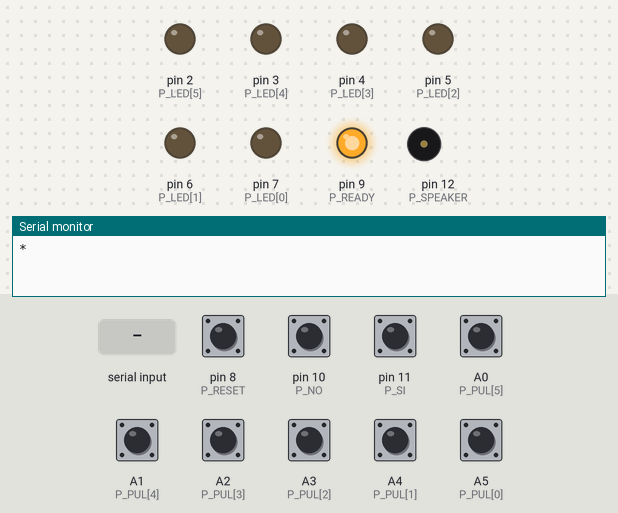
Bench run of a sketch on a simulated Arduino Uno, built with avr-gcc and run on an emulated ATmega328P. Shown: output pins drawn as LEDs (lit = HIGH), buzzer (waves = sounding), the last lines printed to the serial monitor. Inputs (shaded band) come from the test bench; at power-on: A0 (P_PUL[5]), A1 (P_PUL[4]), A2 (P_PUL[3]), A3 (P_PUL[2]), A4 (P_PUL[1]), A5 (P_PUL[0]), pin 8 (P_RESET), pin 10 (P_NO), pin 11 (P_SI) HIGH. EEPROM starts erased.

Above: at 3.6 s.
3.7 s: pin 10 (P_NO) pulled LOW for 0.15 s
At 3.95 s:
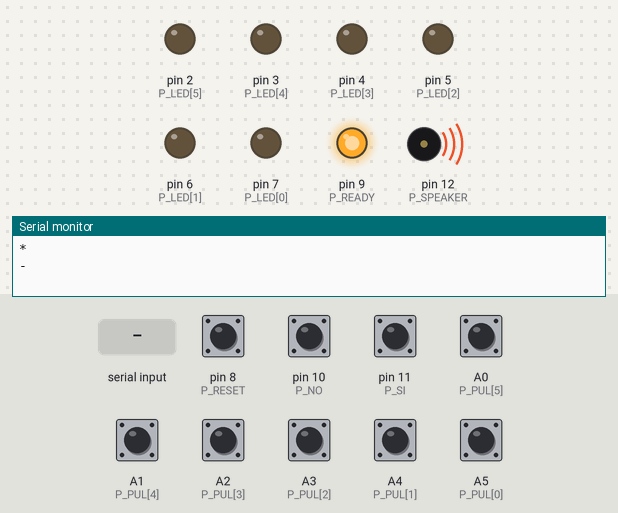
6.0 s: "R,45\n" received over Serial
At 7.3 s:
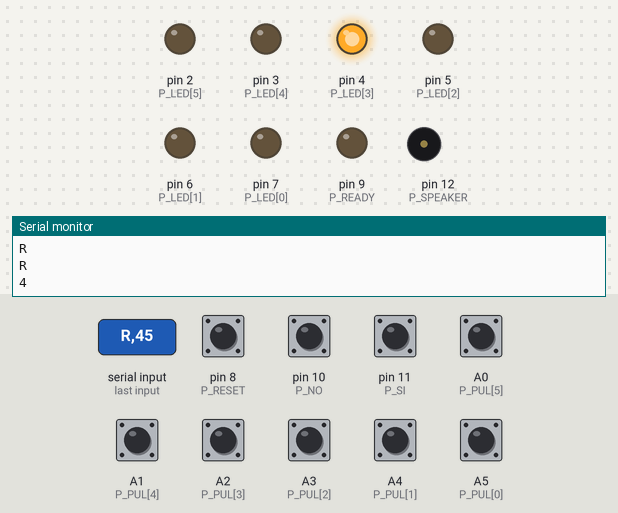
7.8 s: pin 11 (P_SI) pulled LOW for 1 s
At 8.04 s:
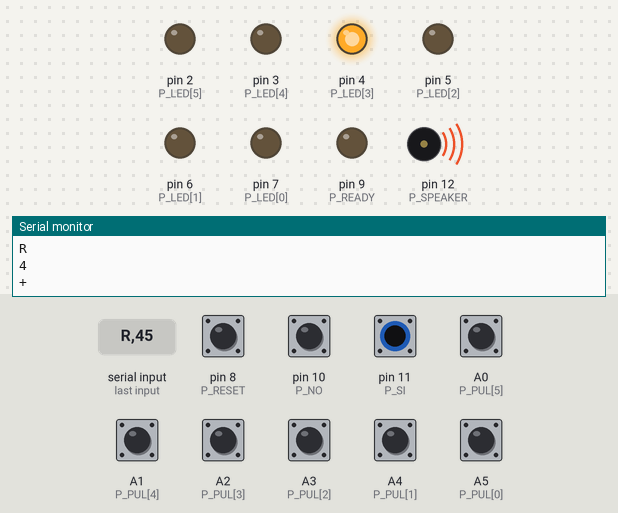
10.8 s: A0 (P_PUL[5]) pulled LOW for 0.15 s
At 11.8 s:
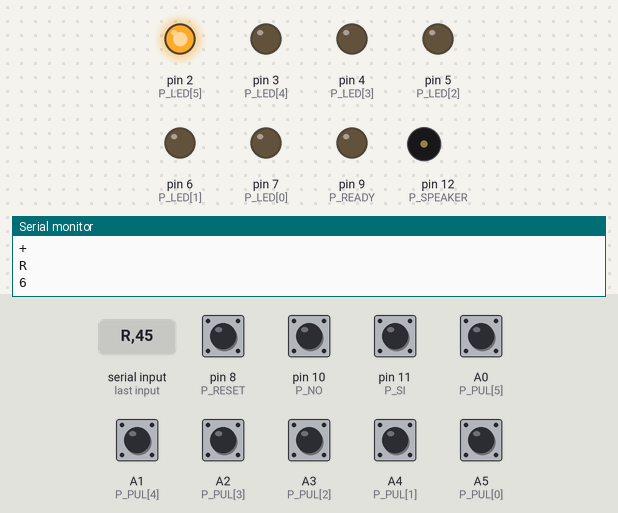
Timing chart, 0 to 13.8 s (numbered marks = the images above; inputs shaded):
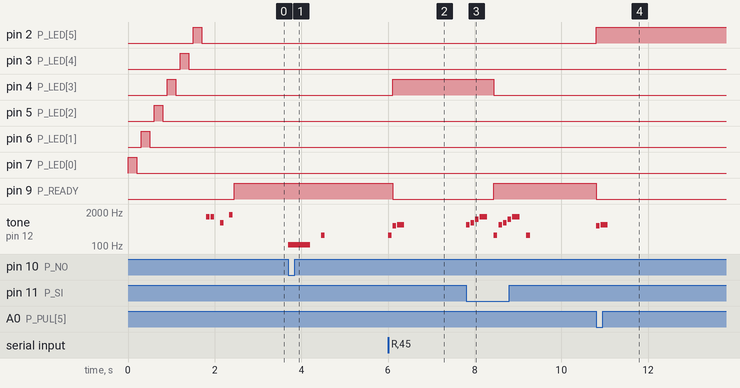

The sketch:

Quizzettino.ino
```cpp
// (licence header left out)
// ***************************************************
// CONFIGURAZIONE
// ***************************************************
// Pin di led e pulsanti
//                     VI BL VE GI AR RO
const byte P_LED[6] = { 7, 6, 5, 4, 3, 2};
const byte P_PUL[6] = {A5,A4,A3,A2,A1,A0};
const byte P_RESET = 8; // Pulsante di reset
const byte P_READY = 9; // Led che indica che è pronto a ricevere
const byte P_NO = 10;   // Pulsante rosso
const byte P_SI = 11;   // Pulsante verde
const byte P_SPEAKER =12; // Beeper

// Tempo per l'auto reset
const unsigned long AUTO_RESET = 4000;

// ***************************************************
// SUONI
// ***************************************************
#include "pitches.h"
// Suono all'accensione
const byte START_NOTE = 6;
int StartNote[] = {
    NOTE_E6, NOTE_E6, 0, NOTE_G5, 0, NOTE_G6
};
int StartTempo[] = {
    12, 12, 12, 12, 12, 12
};
// Suono del pulsante concorrente
const byte PULS_NOTES = 2;
int PulsNote[] = {
  NOTE_D5, NOTE_E5
};
int PulsTempo[] = {
  12, 6
};
// Suono del pulsante reset
const byte RESET_NOTES = 1;
int ResetNote[] = {
  NOTE_C4
};
int ResetTempo[] = {
  12
};
// Suono dei tasti SI e NO
const byte SI_NOTE = 5;
int SINote[] = {
    NOTE_E5, NOTE_G5, NOTE_C6, NOTE_E6, 0
};
int SITempo[] = {
    12, 12, 12, 6, 12
};
const byte NO_NOTE = 2;
int NONote[] = {
    NOTE_A2, 0
};
int NOTempo[] = {
    2, 12
};

// ***************************************************
// Gestione configurazione in EEPROM
// ***************************************************
#include <EEPROM.h>
// Indirizzi dei campi della EEPROM
const int E_SET = 0;        // Se la configurazione è stata salvata vale 1
const int E_AUTORESET = 1;  // bAutoReset
const int E_SUONI = 2;      // bSuoni

const int E_MAX = 2;        // Indirizzo massimo della zona di configurazione
// ***************************************************

// Auto reset (default = NO)
bool bAutoReset = false;
// Indica se emettere i suoni (default = SI)
bool bSuoni = true;

unsigned long tmrAutoReset = 0;
// ID pulsante acceso (1-6, 0=nessuno)
byte idAcceso = 0;
// Indica se è attivo un pulsante
bool bPremuto = false;

void setup()
{
  Serial.begin(115200);
  pinMode(P_RESET, INPUT_PULLUP);
  pinMode(P_NO, INPUT_PULLUP);
  pinMode(P_SI, INPUT_PULLUP);
  pinMode(P_READY, OUTPUT);
  digitalWrite(P_READY, LOW);
  pinMode(P_SPEAKER, OUTPUT);
  for (int i=0; i<6; ++i)
  {
  	pinMode(P_LED[i], OUTPUT);
    pinMode(P_PUL[i], INPUT_PULLUP);
    digitalWrite(P_LED[i],HIGH);
    delay(200);
    digitalWrite(P_LED[i],LOW);
    delay(100);
  }

  if (EEPROM.read(E_SET) == 255) EEPROM.write(E_SET, 0);

  // Leggo configurazione, se presente
  if (EEPROM.read(E_SET) == 1) {
    bAutoReset = (EEPROM.read(E_AUTORESET) == 1);
    bSuoni = (EEPROM.read(E_SUONI) == 1);
  }

  // Melodia all'accensione
  play(StartNote, START_NOTE, StartTempo);

  digitalWrite(P_READY, HIGH);
  Serial.println("*"); // Conferma attivazione
}

void WriteConfig() {
  // Flag configurazione salvata
  if (EEPROM.read(E_SET) == 0 || EEPROM.read(E_SET) == 255) EEPROM.write(E_SET, 1);
  // Scrive il valore solamente se cambiato
  if (EEPROM.read(E_AUTORESET) != bAutoReset) EEPROM.write(E_AUTORESET, bAutoReset ? 1: 0);
  if (EEPROM.read(E_SUONI) != bSuoni) EEPROM.write(E_SUONI, bSuoni ? 1: 0);
}

void EDump() {
  Serial.print("E");
  for (int a=0; a <= E_MAX; ++a) {
    Serial.print(EEPROM.read(a), HEX);
    Serial.print(";");
  }
  Serial.println();
}

void loop()
{
  // Flag per indicare l'azione richiesta (da pulsanti o da protocollo seriale)
  bool bClear = false; // Reset
  bool bSI = false;    // Pulsante SI (verde)
  bool bNO = false;    // Pulsante NO (rosso)
  if (Serial.available()) {
    char c = Serial.read();
    if (c != '\n' && c != '\r') {
      switch (c) {
        case 'R': // Comando reset
          bClear = true;
          break;
        case '1' ... '6':
          // Se non è già acceso un led accetto la richiesta
          if (idAcceso == 0) idAcceso = c - '0';
          break;
        case '+': // Suono SI
          bSI = true;
          break;
        case '-': // Suono NO
          bNO = true;
          break;

        // VALORI CONFIGURABILI
        case 'A': // Abilita auto reset
          Serial.println("A");
          bAutoReset = true;
          WriteConfig();
          break;
        case 'a': // Disabilita auto reset
          Serial.println("a");
          bAutoReset = false;
          WriteConfig();
          break;
        case 'S': // Abilita suoni
          Serial.println("S");
          bSuoni = true;
          WriteConfig();
          break;
        case 's': // Disabilita suoni
          Serial.println("s");
          bSuoni = false;
          WriteConfig();
          break;

        case '?': // Dump EEPROM
          EDump();
      }
    }
  }
  // Pulsante di reset
  if (digitalRead(P_RESET) == LOW) {
    bClear = true;
    delay(50);
    while(digitalRead(P_RESET) == LOW)
      delay(50);
  }
  // Auto reset?
  if (bAutoReset && tmrAutoReset > 0 && millis()-tmrAutoReset >= AUTO_RESET) {
    bClear = true;
  }

  if (digitalRead(P_SI) == LOW || bSI) {
    Serial.println("+");
    play(SINote, SI_NOTE, SITempo);
    bSI = false;
    // Il pulsante disattiva anche il LED del concorrente, se acceso
    bClear = true;
  }
  if (digitalRead(P_NO) == LOW || bNO) {
    Serial.println("-");
    play(NONote, NO_NOTE, NOTempo);
    bNO = false;
    // Il pulsante disattiva anche il LED del concorrente, se acceso
    bClear = true;
  }

  // Devo quindi resettare?
  if (bClear) {
    // Spegne tutti i led
  	for (int i=0; i<6; ++i)
  	  digitalWrite(P_LED[i], LOW);
	  idAcceso = 0;
    bClear = false;
    bPremuto = false;
    digitalWrite(P_READY, HIGH);
    Serial.println("R");
    play(ResetNote, RESET_NOTES, ResetTempo);
    tmrAutoReset = 0;
  }

  // Controllo se qualche concorrente ha premuto il pulsante
  if (!bPremuto) {
    for (int i=0; i<6; ++i)
    {
      if (digitalRead(P_PUL[i]) == LOW || idAcceso == i+1) {
        digitalWrite(P_LED[i], HIGH);
        digitalWrite(P_READY, LOW);
        Serial.println(i+1);
        // Suono pulsante
        play(PulsNote, PULS_NOTES, PulsTempo);
        bPremuto = true;
        if (bAutoReset > 0) tmrAutoReset = millis();
        break;
      }
    }
  }
}

void play(int melody[], int size, int tempo[]){
  if (!bSuoni) return;
  for (int thisNote = 0; thisNote < size; thisNote++) {
    int noteDuration = 1000/tempo[thisNote];
    tone(P_SPEAKER, melody[thisNote], noteDuration);
    int pauseBetweenNotes = noteDuration * 1.30;
    delay(pauseBetweenNotes);
    tone(P_SPEAKER, 0, noteDuration);
  }
}
```

pitches.h
```cpp
/*************************************************

 * Public Constants

 *************************************************/
#define NOTE_B0  31
#define NOTE_C1  33
#define NOTE_CS1 35
#define NOTE_D1  37
#define NOTE_DS1 39
#define NOTE_E1  41
#define NOTE_F1  44
#define NOTE_FS1 46
#define NOTE_G1  49
#define NOTE_GS1 52
#define NOTE_A1  55
#define NOTE_AS1 58
#define NOTE_B1  62
#define NOTE_C2  65
#define NOTE_CS2 69
#define NOTE_D2  73
#define NOTE_DS2 78
#define NOTE_E2  82
#define NOTE_F2  87
#define NOTE_FS2 93
#define NOTE_G2  98
#define NOTE_GS2 104
#define NOTE_A2  110
#define NOTE_AS2 117
#define NOTE_B2  123
#define NOTE_C3  131
#define NOTE_CS3 139
#define NOTE_D3  147
#define NOTE_DS3 156
#define NOTE_E3  165
#define NOTE_F3  175
#define NOTE_FS3 185
#define NOTE_G3  196
#define NOTE_GS3 208
#define NOTE_A3  220
#define NOTE_AS3 233
#define NOTE_B3  247
#define NOTE_C4  262
#define NOTE_CS4 277
#define NOTE_D4  294
#define NOTE_DS4 311
#define NOTE_E4  330
#define NOTE_F4  349
#define NOTE_FS4 370
#define NOTE_G4  392
#define NOTE_GS4 415
#define NOTE_A4  440
#define NOTE_AS4 466
#define NOTE_B4  494
#define NOTE_C5  523
#define NOTE_CS5 554
#define NOTE_D5  587
#define NOTE_DS5 622
#define NOTE_E5  659
#define NOTE_F5  698
#define NOTE_FS5 740
#define NOTE_G5  784
#define NOTE_GS5 831
#define NOTE_A5  880
#define NOTE_AS5 932
#define NOTE_B5  988
#define NOTE_C6  1047
#define NOTE_CS6 1109
#define NOTE_D6  1175
#define NOTE_DS6 1245
#define NOTE_E6  1319
#define NOTE_F6  1397
#define NOTE_FS6 1480
#define NOTE_G6  1568
#define NOTE_GS6 1661
#define NOTE_A6  1760
#define NOTE_AS6 1865
#define NOTE_B6  1976
#define NOTE_C7  2093
#define NOTE_CS7 2217
#define NOTE_D7  2349
#define NOTE_DS7 2489
#define NOTE_E7  2637
#define NOTE_F7  2794
#define NOTE_FS7 2960
#define NOTE_G7  3136
#define NOTE_GS7 3322
#define NOTE_A7  3520
#define NOTE_AS7 3729
#define NOTE_B7  3951
#define NOTE_C8  4186
#define NOTE_CS8 4435
#define NOTE_D8  4699
#define NOTE_DS8 4978
```

Measured:
- after the input at 3.7 s, tone on pin 12 (P_SPEAKER): silent → 110 Hz at once, → silent 0.50 s later, → 262 Hz 0.26 s later, → silent 0.08 s later
- after the input at 6.0 s, pin 4 (P_LED[3]): LOW → HIGH after 0.11 s; pin 9 (P_READY): HIGH → LOW after 0.11 s; tone on pin 12 (P_SPEAKER): plays 262 Hz for 0.08 s, 587 Hz for 0.08 s, 659 Hz for 0.17 s, starting at once
- after the input at 7.8 s, pin 4 (P_LED[3]): HIGH → LOW after 0.64 s; pin 9 (P_READY): LOW → HIGH after 0.64 s; tone on pin 12 (P_SPEAKER): plays 659 Hz for 0.08 s, 784 Hz for 0.08 s, 1047 Hz for 0.08 s, 1319 Hz for 0.17 s, 262 Hz for 0.08 s, 659 Hz for 0.08 s … (10 notes in this stretch), starting at once
- after the input at 10.8 s, pin 2 (P_LED[5]): LOW → HIGH at once; pin 9 (P_READY): HIGH → LOW at once; tone on pin 12 (P_SPEAKER): silent → 587 Hz at once, → silent 0.08 s later, → 659 Hz 0.02 s later, → silent 0.17 s later
